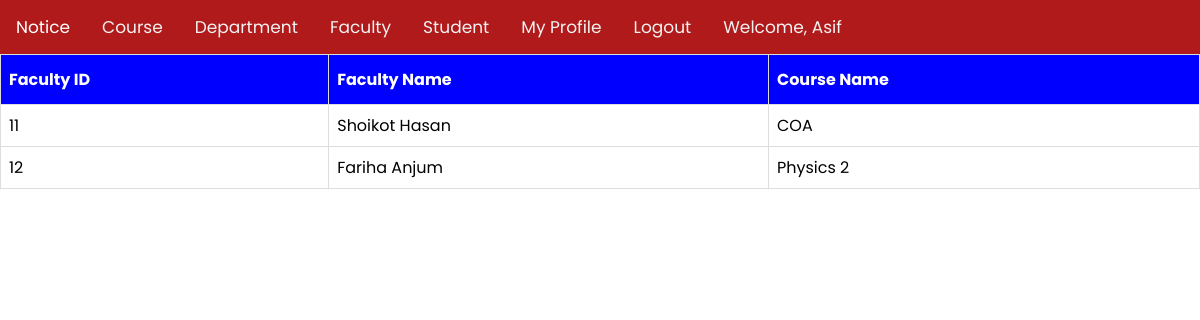
/views/Subject.php (signed in), run on the app's committed database.
### tables this page shows
CREATE TABLE `acourse` (
  `facultyId` int(11) NOT NULL,
  `facultyName` varchar(20) NOT NULL,
  `courseName` varchar(50) NOT NULL
);

### Models/db_config.php (called while the page is built, shortened)
<?php
        function getCourseInformation(){
            $con = mysqli_connect('localhost','root', '', 'webtech');
            $sql = 'select * from acourse';
            $result = mysqli_query($con,$sql);
            $ArrayF=array();
            while($row = mysqli_fetch_assoc($result)){
                $ArrayF[]=$row;
            }
            return $ArrayF;
        }
?>

### Controllers/AssignCourse.php (called while the page is built, shortened)
<?php
	require '../Models/db_config.php';
    function getCourse(){
		return getCourseInformation();
    }
?>

### Views/Subject.php (the view, shortened to what this page needs)
<?php
    include 'navbar.php';
    require_once '../Controllers/AssignCourse.php';
    $courses = getCourse();
?>
<table cellspacing="0" cellpadding="0" border="1" width="361px" height="86px">
         <tr align="center" >
             <th >Faculty ID</th>
             <th >Faculty Name</th>
             <th >Course Name</th>
             <?php
             echo "<tr align='center'>";
             foreach($courses as $course){
                echo "<tr>";
                echo "<td>".$course['facultyId']."</td>";
                echo "<td>".$course['facultyName']."</td>";
                echo "<td>".$course['courseName']."</td>";
                echo "</tr>";
                 }
             ?>
         </tr>
     </table>

### Views/navbar.php (style rules this page uses)
body { margin: 0; font-family: 'Poppins', sans-serif; }
table { font-family: 'Poppins', sans-serif; border-collapse: collapse; width: 100%; }
td, th { border: 1px solid #ddd; padding: 8px; }
th { padding-top: 12px; padding-bottom: 12px; text-align: left; background-color: blue; color: white; }

### data on the page
acourse: facultyId "11", facultyName "Shoikot Hasan", courseName "COA"
acourse: facultyId "12", facultyName "Fariha Anjum", courseName "Physics 2"

### other printed values
$_SESSION['user']['username'] "Asif"
